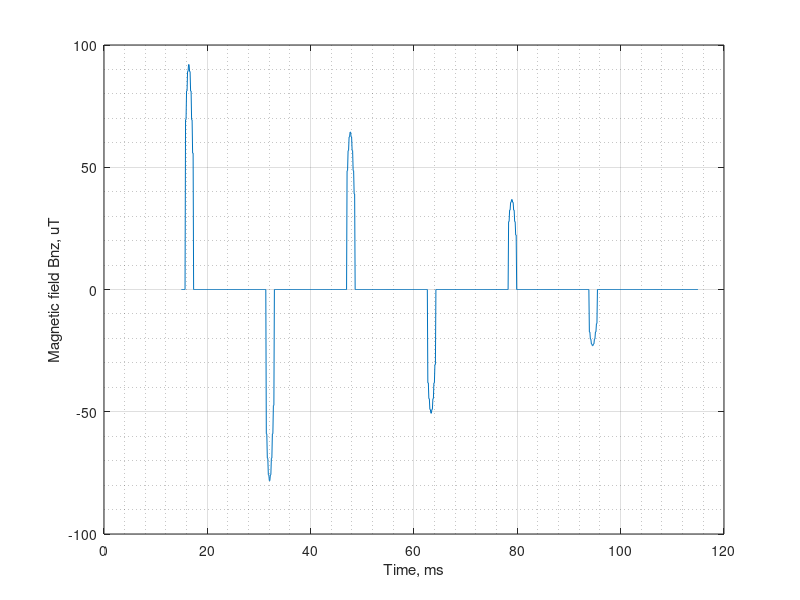
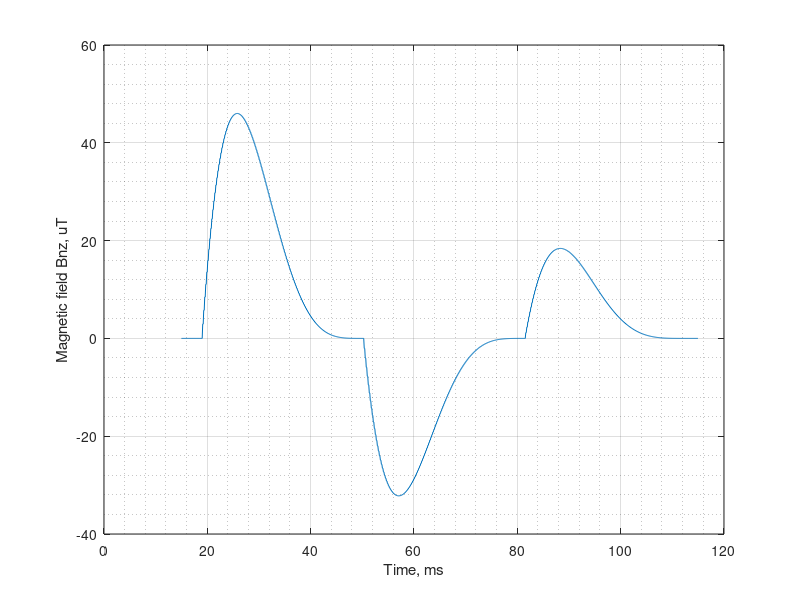
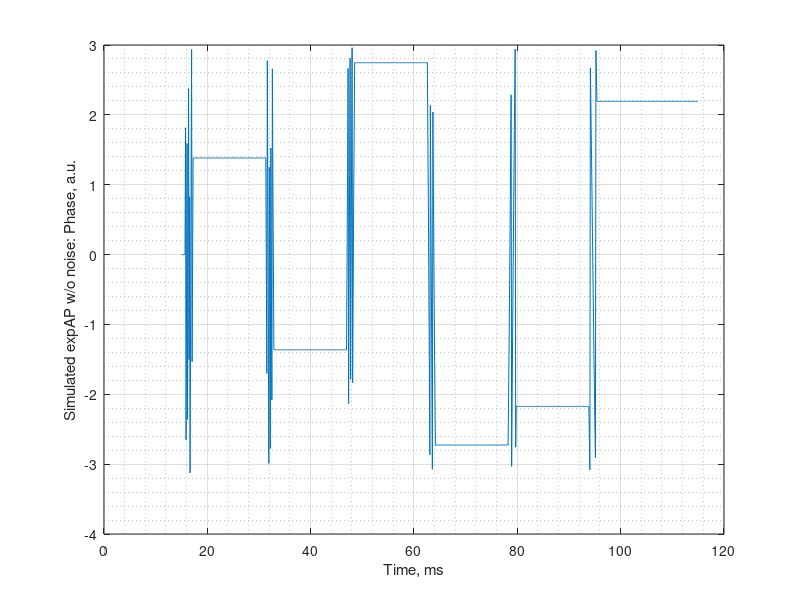
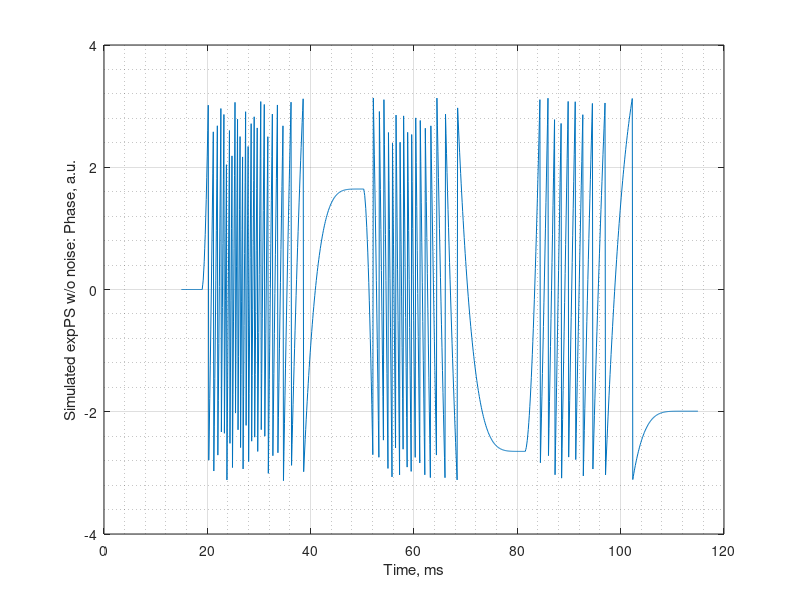

Recreate these plots in MATLAB, in order.
% =====================================================================
% Simulation varification of qsMRI
% (C) Yongxian Qina, PhD
% 2026-02-08 (version 1.0)
% MATLAB R2021a - academic use
% =====================================================================
%

clearvars;

% set parameters
NS=1024; NCha=16; NScan=1; 
snr=250;            % |s(1)|/SD, at the 1st data sample
dts=0.0977e-3;      % in second, s
TEms=15; T2=50;     % in millisecond, ms
gammaBar = 42.58;   % MHz/T, for proton 1H

load ('fAP-PS.mat','fAP','fPS'); % fAP, fPS in uT  	% Get AP and PP waveforms

fAP2=[fAP;fAP]; fAP2(1:2:NS-1)=fAP/5; fAP2(2:2:NS)=fAP/5;   % Create AP channel, 
fPS2=[fPS;fPS]; fPS2(1:2:NS-1)=fPS/1; fPS2(2:2:NS)=fPS/1; 	% Create PP channel:

tms = TEms+((1:NS)'-1)*dts*1000;                            % Create time axis: 

% Check AP/PP channel 
figure('name','Firing Model: AP Channels')
plot(tms,fAP2);
xlabel('Time, ms'); ylabel('Magnetic field Bnz, uT')
grid on; grid minor

figure('name','Firing Model: PP Channels')
plot(tms,fPS2);
xlabel('Time, ms'); ylabel('Magnetic field Bnz, uT')
grid on; grid minor

 
% calculate phase = 2*pi*gammaBar*sum(B(t))*dt

phaAP =cumsum(fAP2);    % cumulative sum
phaPS =cumsum(fPS2);

expAP = exp(2i*pi*dts*phaAP*gammaBar);
expPS = exp(2i*pi*dts*phaPS*gammaBar);

% check expAP/PP phase 
figure('name','Firing Model: expAP phase')
plot(tms,angle(expAP));
xlabel('Time, ms'); ylabel('Simulated expAP w/o noise: Phase, a.u.')
grid on; grid minor
figure('name','Firing Model: expPS phase')
plot(tms,angle(expPS));
xlabel('Time, ms'); ylabel('Simulated expPS w/o noise: Phase, a.u.')
grid on; grid minor
 

% T2 decay
decay = exp(-tms/T2);

figure('name','Firing Model: T2 decay')
plot(tms,decay);
xlabel('Time, ms'); ylabel('Simulated T2 decay w/o noise: Real, a.u.')
grid on; grid minor


% complex random noise, independent from channel to channel
noiseReal = randn(NS,NCha,NScan);
noiseImag = randn(NS,NCha,NScan);    
noiseData =  noiseReal+ 1i*noiseImag;

figure('name','Firing Model: randn noise REAL')
plot(tms,real(noiseData(:,1:NCha)));
xlabel('Time, ms'); ylabel('Simulated random noise: Real, a.u.')
grid on; grid minor
figure('name','Firing Model: randn noise IMAGINARY')
plot(tms,imag(noiseData(:,1:NCha)));
xlabel('Time, ms'); ylabel('Simulated random noise : Imaginary, a.u.')
grid on; grid minor


% load amplitude from subject -H015v1
load('AmplRawData.mat')
figure('name','RawData Amplitude: amplRawData')
plot(AmplRawData);
xlabel('Cha #'); ylabel('Amplitude, a.u.')
grid on; grid minor


% create simulated fid signals
fidSimu = 0*noiseData;

for iCha=1:2:NCha
    fidSimu(:,iCha  ) = AmplRawData(iCha).* decay.* expPS;
    fidSimu(:,iCha+1) = AmplRawData(iCha).* decay.* expAP;
end

for iCha = 1:2      % 1-PP, 2-AP
figure('name','Firing Model: fidSimu no noise: Real')
plot(tms,real( fidSimu(:,iCha:iCha) ) );
xlabel('Time, ms'); ylabel('Simulated FID signal, a.u.')
grid on; grid minor
figure('name','Firing Model: fidSimu no noise: Imaginary')
plot(tms,imag( fidSimu(:,iCha:iCha) ) );
xlabel('Time, ms'); ylabel('Simulated FID signal, a.u.')
grid on; grid minor

figure('name','Firing Model: fidSimu no noise: Magnitude')
plot(tms,abs( fidSimu(:,iCha:iCha) ) );
xlabel('Time, ms'); ylabel('Simulated FID signal, a.u.')
grid on; grid minor
figure('name','Firing Model: fidSimu no noise: Phase')
plot(tms,angle( fidSimu(:,iCha:iCha) ) );
xlabel('Time, ms'); ylabel('Simulated FID signal, a.u.')
grid on; grid minor
end 


    % add random noise
fidSimuNoisy = fidSimu; 
for iCha=1:2:NCha
     
    fidSimuNoisy(:,iCha  ,1) = fidSimu(:,iCha  ,1) + (AmplRawData(iCha)/snr)*noiseData(:,iCha  ,1);
    fidSimuNoisy(:,iCha+1,1) = fidSimu(:,iCha+1,1) + (AmplRawData(iCha)/snr)*noiseData(:,iCha+1,1);
                   
end % of iCha

    % save the data just simulated
save('fidSimuData','fidSimu','fidSimuNoisy');   

for iCha = 1:2      % 1-PP, 2-AP
figure('name','Firing Model: fidSimu w/ noise: Real')
plot(tms,real( fidSimuNoisy(:,iCha:iCha) ) );
xlabel('Time, ms'); ylabel('Simulated FID signal, a.u.')
grid on; grid minor
figure('name','Firing Model: fidSimu w/ noise: Imaginary')
plot(tms,imag( fidSimuNoisy(:,iCha:iCha) ) );
xlabel('Time, ms'); ylabel('Simulated FID signal, a.u.')
grid on; grid minor

figure('name','Firing Model: fidSimu w/ noise: Magnitude')
plot(tms,abs( fidSimuNoisy(:,iCha:iCha) ) );
xlabel('Time, ms'); ylabel('Simulated FID signal, a.u.')
grid on; grid minor
figure('name','Firing Model: fidSimu w/ noise: Phase')
plot(tms,angle( fidSimuNoisy(:,iCha:iCha) ) );
xlabel('Time, ms'); ylabel('Simulated FID signal, a.u.')
grid on; grid minor
end 
